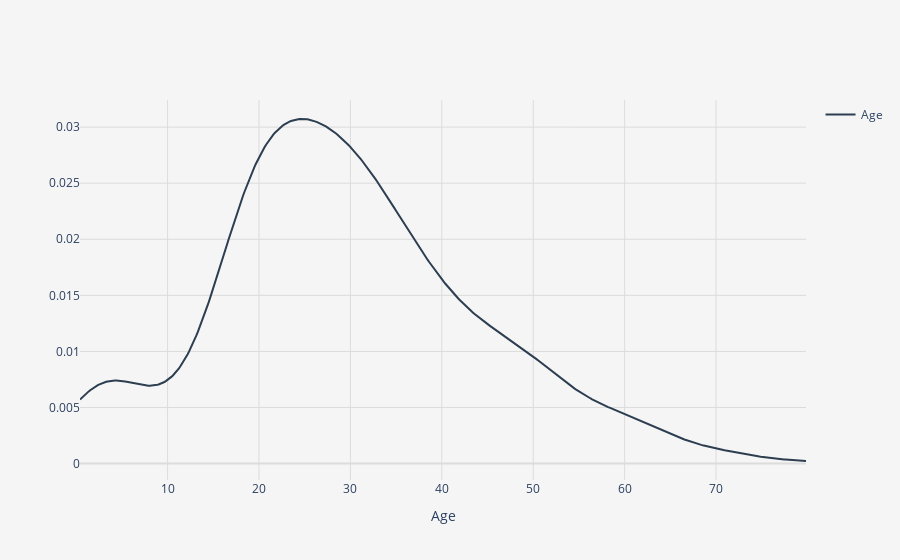

Here is the notebook cell this chart was saved with:
### Code cell
tmp['dist_num'][3]

### Figure 1 — Plotly figure (JSON) as saved in the notebook; plotly's stock layout.template omitted (floating-point values rounded to 4 significant figures; data arrays with more than 128 entries replaced by an {"elided": "..."} marker saying what was removed)
{"data": [{"legendgroup": "Age", "marker": {"color": "#2C3E50"}, "mode": "lines", "name": "Age", "showlegend": true, "type": "scatter", "x": {"elided": "500 float values"}, "xaxis": "x", "y": {"elided": "500 float values"}, "yaxis": "y"}], "layout": {"barmode": "overlay", "hovermode": "closest", "legend": {"traceorder": "reversed"}, "paper_bgcolor": "#F5F5F5", "plot_bgcolor": "#F5F5F5", "xaxis": {"anchor": "y2", "domain": [0, 1], "gridcolor": "#DCDCDC", "title": {"text": "Age"}, "zeroline": false}, "yaxis": {"anchor": "free", "domain": [0, 1], "gridcolor": "#DCDCDC", "position": 0, "title": {"text": ""}, "zerolinecolor": "#DCDCDC"}}}
